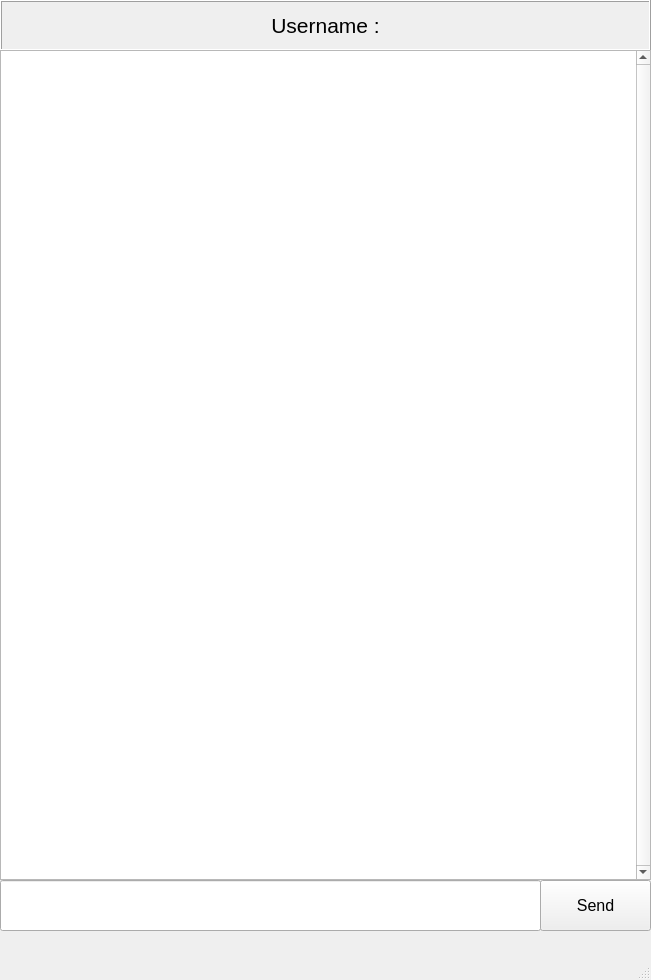
<?xml version="1.0" encoding="UTF-8"?>
<ui version="4.0">
 <class>MainWindow</class>
 <widget class="QMainWindow" name="MainWindow">
  <property name="geometry">
   <rect>
    <x>0</x>
    <y>0</y>
    <width>651</width>
    <height>980</height>
   </rect>
  </property>
  <property name="windowTitle">
   <string>Text Chat</string>
  </property>
  <widget class="QWidget" name="centralwidget">
   <widget class="QLabel" name="usernameLabel">
    <property name="geometry">
     <rect>
      <x>0</x>
      <y>0</y>
      <width>651</width>
      <height>51</height>
     </rect>
    </property>
    <property name="font">
     <font>
      <pointsize>16</pointsize>
     </font>
    </property>
    <property name="frameShape">
     <enum>QFrame::Box</enum>
    </property>
    <property name="frameShadow">
     <enum>QFrame::Raised</enum>
    </property>
    <property name="text">
     <string>Username :</string>
    </property>
    <property name="alignment">
     <set>Qt::AlignCenter</set>
    </property>
   </widget>
   <widget class="QTextEdit" name="textEdit">
    <property name="geometry">
     <rect>
      <x>0</x>
      <y>50</y>
      <width>651</width>
      <height>830</height>
     </rect>
    </property>
    <property name="verticalScrollBarPolicy">
     <enum>Qt::ScrollBarAlwaysOn</enum>
    </property>
    <property name="horizontalScrollBarPolicy">
     <enum>Qt::ScrollBarAlwaysOff</enum>
    </property>
   </widget>
   <widget class="QLineEdit" name="lineEdit">
    <property name="geometry">
     <rect>
      <x>0</x>
      <y>880</y>
      <width>541</width>
      <height>51</height>
     </rect>
    </property>
   </widget>
   <widget class="QPushButton" name="sendButton">
    <property name="geometry">
     <rect>
      <x>540</x>
      <y>880</y>
      <width>111</width>
      <height>51</height>
     </rect>
    </property>
    <property name="font">
     <font>
      <pointsize>12</pointsize>
     </font>
    </property>
    <property name="text">
     <string>Send</string>
    </property>
   </widget>
  </widget>
  <widget class="QMenuBar" name="menubar">
   <property name="geometry">
    <rect>
     <x>0</x>
     <y>0</y>
     <width>651</width>
     <height>20</height>
    </rect>
   </property>
  </widget>
  <widget class="QStatusBar" name="statusbar"/>
 </widget>
 <resources/>
 <connections/>
</ui>
